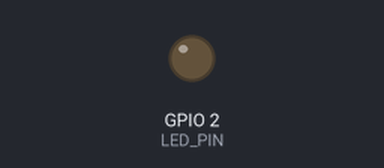
Bench run of a sketch on a simulated ESP32. Parts: output pins drawn as LEDs (lit = HIGH). What the sketch prints to the serial monitor is not drawn.

Above: at 1.0 s.
At 1.6 s:
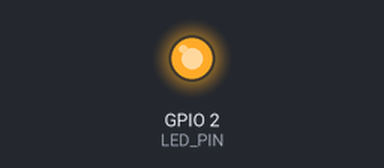
Timing chart, 0 to 5.2 s (numbered marks = the images above):
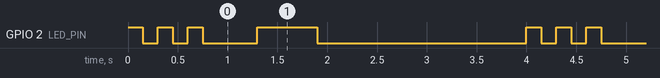

Measured:
- by itself, GPIO 2 (LED_PIN): repeats every 4.0 s: 2 × (LOW 0.15 s, HIGH 0.15 s), LOW 0.55 s, HIGH 0.60 s, LOW 2.1 s, HIGH 0.15 s
- by itself, everything shown: repeats every 4.0 s, in 8 steps

The sketch:

m-2-4-programmieren-2.ino
```cpp
// 0 to Hero – Mission 2.4: Programmieren II (Schleifen und Funktionen)
// Ein Klingelmuster: dreimal kurz, einmal lang.

const int LED_PIN = 2;
int runde = 0;

// Eigene Funktion: lässt die LED "anzahl"-mal blinken, jeweils "dauer" Millisekunden
void blinke(int anzahl, int dauer) {
  for (int i = 0; i < anzahl; i++) {
    digitalWrite(LED_PIN, HIGH);
    delay(dauer);
    digitalWrite(LED_PIN, LOW);
    delay(dauer);
  }
}

void setup() {
  Serial.begin(115200);
  pinMode(LED_PIN, OUTPUT);
}

void loop() {
  blinke(3, 150);  // dreimal kurz
  delay(400);
  blinke(1, 600);  // einmal lang
  delay(1500);

  runde++;
  Serial.print("Klingelmuster Runde ");
  Serial.println(runde);
  if (runde == 3) {
    Serial.printf("KW-CHECK:m-2-4:%012llX\n", (unsigned long long)ESP.getEfuseMac());
  }
}
```
